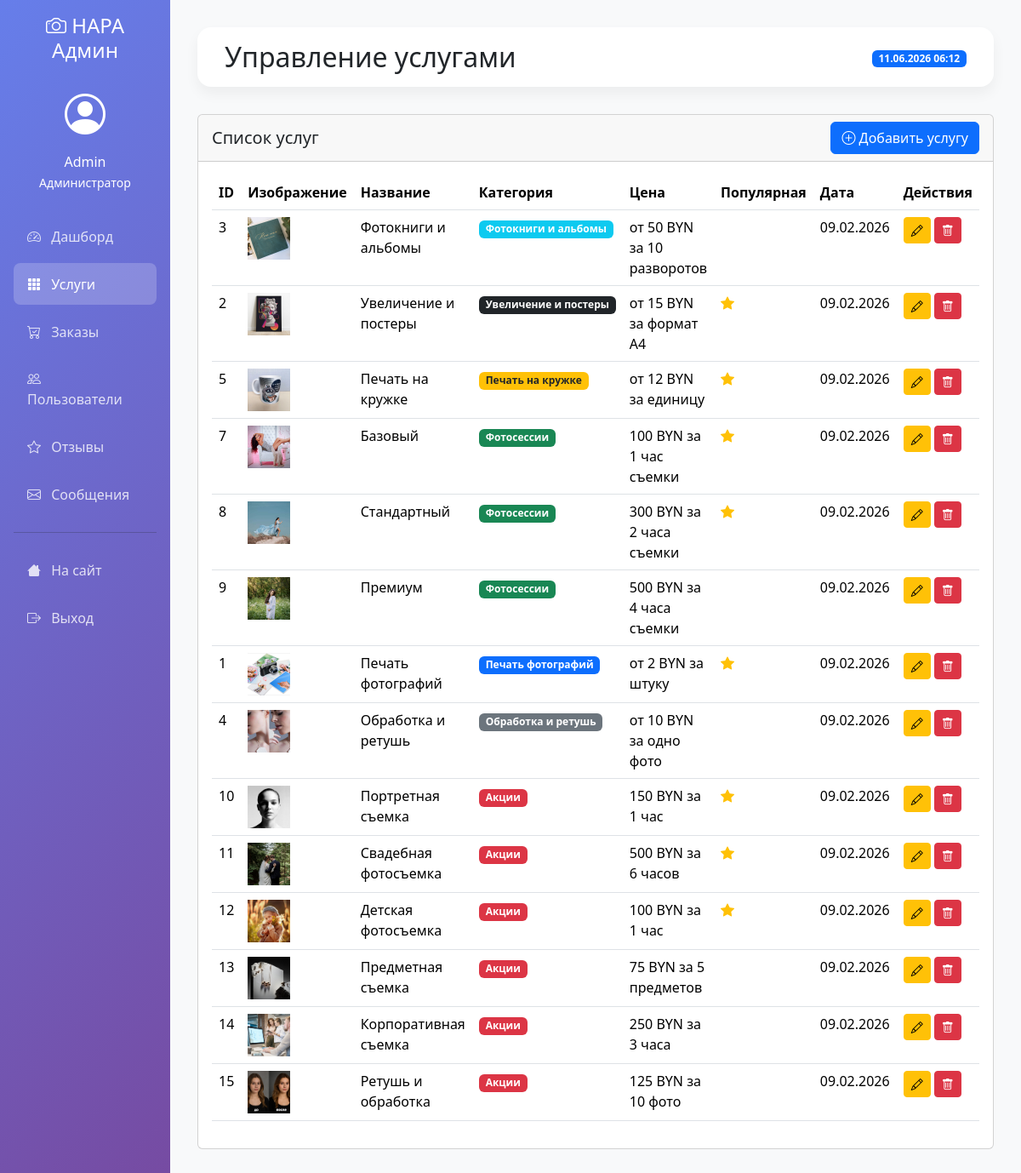
/admin/services (signed in), run on the app's committed database.
### models.py (models this page shows, shortened)
class User(UserMixin, db.Model):
    __tablename__ = 'users'
    id = db.Column(db.Integer, primary_key=True)
    username = db.Column(db.String(64))
    email = db.Column(db.String(120), unique=True, nullable=False)
    password_hash = db.Column(db.String(256))
    first_name = db.Column(db.String(64))
    last_name = db.Column(db.String(64))
    phone = db.Column(db.String(20))
    created_at = db.Column(db.DateTime, default=datetime.now)
    is_active = db.Column(db.Boolean, default=True)
    is_admin = db.Column(db.Boolean, default=False)
    loyalty_points = db.Column(db.Integer, default=0)
    total_spent = db.Column(db.Float, default=0.0)
    loyalty_level = db.Column(db.String(20), default='regular')  # regular, silver, gold

class Service(db.Model):
    __tablename__ = 'services'
    id = db.Column(db.Integer, primary_key=True)
    title = db.Column(db.String(100), nullable=False)
    category = db.Column(db.String(50), nullable=False)  # 'printing', 'photo_session', 'special_offers'
    subcategory = db.Column(db.String(50))  # Для дополнительной фильтрации
    price_from = db.Column(db.String(20))
    price_period = db.Column(db.String(50))
    image_url = db.Column(db.String(200))
    features = db.Column(db.Text)
    description = db.Column(db.Text)
    order_button_text = db.Column(db.String(50), default="Заказать")
    is_popular = db.Column(db.Boolean, default=False)
    price_value = db.Column(db.Float)  # Для сортировки по цене
    created_at = db.Column(db.DateTime, default=datetime.now)

### admin.py (the view)
@admin_bp.route('/services')
@login_required
@admin_required
def services():
    services = Service.query.order_by(Service.category, Service.created_at.desc()).all()
    return render_template('admin/services.html', services=services)

### admin.py (called while the page is built)
def admin_required(f):
    @wraps(f)
    def decorated_function(*args, **kwargs):
        if not current_user.is_authenticated or not current_user.is_admin:
            flash('Доступ запрещен. Требуются права администратора.', 'danger')
            return redirect(url_for('index'))
        return f(*args, **kwargs)
    return decorated_function

### app.py (called while the page is built)
@login_manager.user_loader
def load_user(user_id):
    return User.query.get(int(user_id))

@app.context_processor
def utility_processor():
    return {'datetime': datetime}

### templates/admin/services.html (shortened to what this page needs)
{% extends "admin/base_admin.html" %}
{% block header %}Управление услугами{% endblock %}
{% block content %}
<div class="card">
    <div class="card-header d-flex justify-content-between align-items-center">
        <h5 class="mb-0">Список услуг</h5>
        <a href="{{ url_for('admin.add_service') }}" class="btn btn-primary">
            <i class="bi bi-plus-circle"></i> Добавить услугу
        </a>
    </div>
    <div class="card-body">
        <div class="table-responsive">
            <table class="table table-hover">
                <thead>
                    <tr>
                        <th>ID</th>
                        <th>Изображение</th>
                        <th>Название</th>
                        <th>Категория</th>
                        <th>Цена</th>
                        <th>Популярная</th>
                        <th>Дата</th>
                        <th>Действия</th>
                    </tr>
                </thead>
                <tbody>
                    {% for service in services %}
                    <tr>
                        <td>{{ service.id }}</td>
                        <td>
                            {% if service.image_url %}
                            <img src="{{ url_for('static', filename=service.image_url) }}"
                                 alt="{{ service.title }}" style="width: 50px; height: 50px; object-fit: cover;">
                            {% else %}
                            <span class="text-muted">Нет фото</span>
                            {% endif %}
                        </td>
                        <td>{{ service.title }}</td>
                        <td>
                          {% if service.category == 'printing' %}
                            <span class="badge bg-primary">Печать фотографий</span>
                        {% elif service.category == 'photo_session' %}
                            <span class="badge bg-success">Фотосессии</span>
                        {% elif service.category == 'special_offers' %}
                            <span class="badge bg-danger">Акции</span>
                        {% elif service.category == 'mug_printing' %}
                            <span class="badge bg-warning text-dark">Печать на кружке</span>
                        {% elif service.category == 'album' %}
                            <span class="badge bg-info">Фотокниги и альбомы</span>
                        {% elif service.category == 'retouch' %}
                            <span class="badge bg-secondary">Обработка и ретушь</span>
                        {% elif service.category == 'large_format' %}
                            <span class="badge bg-dark">Увеличение и постеры</span>
                        {% else %}
                            <span class="badge bg-light text-dark">Услуга</span>
                        {% endif %}
                        </td>
                        <td>{{ service.price_from }} {{ service.price_period }}</td>
                        <td>
                            {% if service.is_popular %}
                            <i class="bi bi-star-fill text-warning"></i>
                            {% endif %}
                        </td>
                        <td>{{ service.created_at.strftime('%d.%m.%Y') }}</td>
                        <td>
                            <a href="{{ url_for('admin.edit_service', service_id=service.id) }}"
                               class="btn btn-sm btn-warning">
                                <i class="bi bi-pencil"></i>
                            </a>
                            <form action="{{ url_for('admin.delete_service', service_id=service.id) }}"
                                  method="POST" style="display: inline;">
                                <button type="submit" class="btn btn-sm btn-danger"
                                        onclick="return confirm('Вы уверены, что хотите удалить эту услугу?')">
                                    <i class="bi bi-trash"></i>
                                </button>
                            </form>
                        </td>
                    </tr>
                    {% endfor %}
                </tbody>
            </table>
        </div>
    </div>
</div>
{% endblock %}

### templates/admin/base_admin.html (shortened to what this page needs)
<!doctype html>
<html lang="ru">
<head>
    <link rel="stylesheet" href="{{ url_for('static', filename='css/bootstrap.min.css') }}">
    <link rel="stylesheet" href="{{ url_for('static', filename='css/bootstrap-icons.css') }}">
</head>
<body>
    <div class="container-fluid">
        <div class="row">
            <div class="col-md-3 col-lg-2 px-0">
                <div class="sidebar p-3">
                    <h4 class="text-white text-center mb-4">
                        <i class="bi bi-camera"></i> НАРА Админ
                    </h4>
                    <div class="text-white text-center mb-4">
                        <i class="bi bi-person-circle" style="font-size: 3rem;"></i>
                        <p class="mt-2 mb-0">{{ current_user.first_name or current_user.username }}</p>
                        <small>Администратор</small>
                    </div>
                    <nav class="nav flex-column">
                        <a class="nav-link {% if request.endpoint == 'admin.dashboard' %}active{% endif %}"
                           href="{{ url_for('admin.dashboard') }}">
                            <i class="bi bi-speedometer2"></i> Дашборд
                        </a>
                        <a class="nav-link {% if request.endpoint == 'admin.services' %}active{% endif %}"
                           href="{{ url_for('admin.services') }}">
                            <i class="bi bi-grid-3x3-gap-fill"></i> Услуги
                        </a>
                        <a class="nav-link {% if request.endpoint == 'admin.orders' %}active{% endif %}"
                           href="{{ url_for('admin.orders') }}">
                            <i class="bi bi-cart-check"></i> Заказы
                        </a>
                        <a class="nav-link {% if request.endpoint == 'admin.users' %}active{% endif %}"
                           href="{{ url_for('admin.users') }}">
                            <i class="bi bi-people"></i> Пользователи
                        </a>
                        <a class="nav-link {% if request.endpoint == 'admin.reviews' %}active{% endif %}"
                           href="{{ url_for('admin.reviews') }}">
                            <i class="bi bi-star"></i> Отзывы
                        </a>
                        <a class="nav-link {% if request.endpoint == 'admin.messages' %}active{% endif %}"
                           href="{{ url_for('admin.messages') }}">
                            <i class="bi bi-envelope"></i> Сообщения
                        </a>
                        <hr class="bg-white">
                        <a class="nav-link" href="{{ url_for('index') }}">
                            <i class="bi bi-house"></i> На сайт
                        </a>
                        <a class="nav-link" href="{{ url_for('logout') }}">
                            <i class="bi bi-box-arrow-right"></i> Выход
                        </a>
                    </nav>
                </div>
            </div>
            <div class="col-md-9 col-lg-10 px-0">
                <div class="content-wrapper">
                    <div class="admin-header d-flex justify-content-between align-items-center">
                        <h2 class="mb-0">{% block header %}{% endblock %}</h2>
                        <div>
                            <span class="badge bg-primary">{{ datetime.now().strftime('%d.%m.%Y %H:%M') }}</span>
                        </div>
                    </div>
                    {% block content %}{% endblock %}
                </div>
            </div>
        </div>
    </div>
</body>
</html>

### templates/admin/base_admin.html (style rules this page uses)
.sidebar { min-height: 100%; background: linear-gradient(135deg, #667eea 0%, #764ba2 100%); }
.sidebar .nav-link { color: rgba(255,255,255,.8); padding: 0.8rem 1rem; margin: 0.2rem 0; border-radius: 0.5rem; }
.sidebar .nav-link.active { color: white; background: rgba(255,255,255,.2); }
.sidebar .nav-link i { margin-right: 0.5rem; }
.content-wrapper { padding: 2rem; background: #f8f9fa; min-height: 100vh; }
.admin-header { background: white; padding: 1rem 2rem; border-radius: 1rem; margin-bottom: 2rem; box-shadow: 0 0.5rem 1rem rgba(0,0,0,.05); }

### data on the page
User: first_name "Admin"
Service: id "3", image_url (picture), title "Фотокниги и альбомы", category "Фотокниги и альбомы", price_from "от 50 BYN", price_period "за 10 разворотов", created_at "09.02.2026"
Service: id "2", image_url (picture), title "Увеличение и постеры", category "Увеличение и постеры", price_from "от 15 BYN", price_period "за формат А4", is_popular True (drawn), created_at "09.02.2026"
Service: id "5", image_url (picture), title "Печать на кружке", category "Печать на кружке", price_from "от 12 BYN", price_period "за единицу", is_popular True (drawn), created_at "09.02.2026"
Service: id "7", image_url (picture), title "Базовый", category "Фотосессии", price_from "100 BYN", price_period "за 1 час съемки", is_popular True (drawn), created_at "09.02.2026"
Service: id "8", image_url (picture), title "Стандартный", category "Фотосессии", price_from "300 BYN", price_period "за 2 часа съемки", is_popular True (drawn), created_at "09.02.2026"
Service: id "9", image_url (picture), title "Премиум", category "Фотосессии", price_from "500 BYN", price_period "за 4 часа съемки", created_at "09.02.2026"
Service: id "1", image_url (picture), title "Печать фотографий", category "Печать фотографий", price_from "от 2 BYN", price_period "за штуку", is_popular True (drawn), created_at "09.02.2026"
Service: id "4", image_url (picture), title "Обработка и ретушь", category "Обработка и ретушь", price_from "от 10 BYN", price_period "за одно фото", created_at "09.02.2026"
Service: id "10", image_url (picture), title "Портретная съемка", category "Акции", price_from "150 BYN", price_period "за 1 час", is_popular True (drawn), created_at "09.02.2026"
Service: id "11", image_url (picture), title "Свадебная фотосъемка", category "Акции", price_from "500 BYN", price_period "за 6 часов", is_popular True (drawn), created_at "09.02.2026"
Service: id "12", image_url (picture), title "Детская фотосъемка", category "Акции", price_from "100 BYN", price_period "за 1 час", is_popular True (drawn), created_at "09.02.2026"
Service: id "13", image_url (picture), title "Предметная съемка", category "Акции", price_from "75 BYN", price_period "за 5 предметов", created_at "09.02.2026"
Service: id "14", image_url (picture), title "Корпоративная съемка", category "Акции", price_from "250 BYN", price_period "за 3 часа", created_at "09.02.2026"
Service: id "15", image_url (picture), title "Ретушь и обработка", category "Акции", price_from "125 BYN", price_period "за 10 фото", created_at "09.02.2026"
